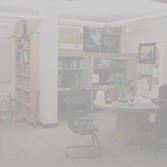
%> input picture 3-4.jpg, 167 x 167 px
$ octave script3_attempt1.m   (GNU Octave 9; MATLAB toolbox functions it lacks are replaced by stand-ins)
%> lines starting %> are read from the running program, lines starting %| are printed output that depends on the picture
clear all;
clc;
I = imread("3-4.jpg");
%> I is the input picture: size 167x167x3 uint8; mean R, G, B 180.7, 178, 175.6
Histogram = zeros(256, size(I,3));
eq_Histogram = zeros(256, size(I,3));
I_new = zeros(size(I),'uint8');
MN = size(I,1) * size(I,2);
%> MN = 27889

%I_temp = I(:);
for x=1:size(I,3)
    fprintf("x = ");
    disp(x);
    for i = 1:size(I,1)
        %fprintf("i = ");
        %disp(i);
        for j = 1:size(I,2)
            %fprintf("j = ");
            %disp(j);
            Histogram(I(i,j,x)+1,x) = Histogram(I(i,j,x)+1,x) + 1;
            % +1 ke setiap manggil Histogram karena array MatLab dimulai
            % dari 1
        end
        %disp(i);
    end

    %disp(Histogram);
    for i = 1:256
        sum = 0.0;
        for j = 1:i
            sum = sum + Histogram(j,x);
        %eq_Histogram(i) = floor(255*sum);
        eq_Histogram(i,x) = floor(256*(sum/MN));
        end
    end

    for i = 1:size(I,1)
        for j = 1:size(I,2)
            I_new(i,j,x) = eq_Histogram(I(i,j,x)+1,x)-1;
            % +1 ke setiap manggil Histogram karena array MatLab dimulai
            % dari 1
            % LALU -1 saat ngasih ke I_new supaya bisa jadi nilai 0 lagi
            % kayak gambar semestinya
        end
        %disp(i);
    end
end
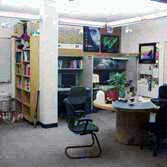
%> I_new: size 167x167x3 uint8; mean R, G, B 129.3, 129.2, 129.4
%> after the loop, Histogram = 256 rows, first 12: [0 0 0; 0 0 0; 0 0 0; 0 0 0; 0 0 0; 0 0 0; 0 0 0; 0 0 0; 0 0 0; 0 0 0; 0 0 0; 0 0 0]; eq_Histogram has the same summary as Histogram

show_img_hist(I);
%> in show_img_hist, `R=imhist(image_matrix(:,:,1));`: R = 256 values, max 1474 at index 204, min 0 at index 1, mean 108.9
%> in show_img_hist, `G=imhist(image_matrix(:,:,2));`: G = 256 values, max 1435 at index 204, min 0 at index 1, mean 108.9
%> in show_img_hist, `B=imhist(image_matrix(:,:,3));`: B = 256 values, max 1513 at index 204, min 0 at index 1, mean 108.9
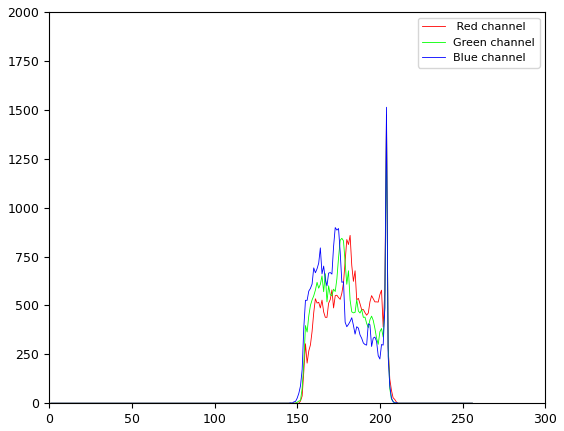
%> figure redrawn from the program's plot data; curve peaks at x = 204, y = 1474; curve peaks at x = 204, y = 1435; curve peaks at x = 204, y = 1513
show_img_hist(I_new);
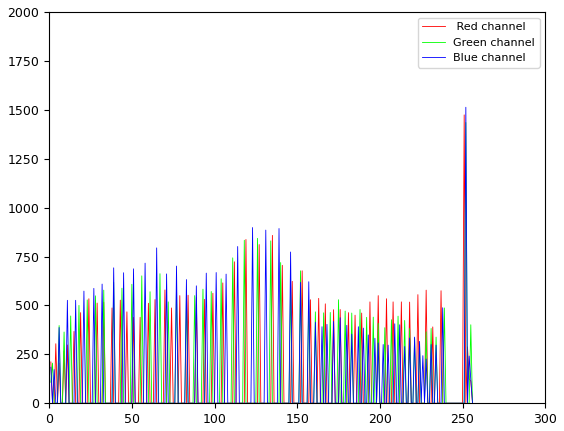
%> figure redrawn from the program's plot data; curve peaks at x = 251, y = 1474; curve peaks at x = 252, y = 1435; curve peaks at x = 252, y = 1513


function show_img_hist(image_matrix)
    figure,imshow(image_matrix);
    if size(image_matrix,3) == 3
        R=imhist(image_matrix(:,:,1));
        G=imhist(image_matrix(:,:,2));
        B=imhist(image_matrix(:,:,3));
        figure, plot(R,'r')
        hold on, plot(G,'g')
        plot(B,'b'), legend(' Red channel','Green channel','Blue channel');
        hold off,
    else
        figure,imhist(image_matrix);
    end
end

$ run again, with 1-2.jpg copied over 3-4.jpg
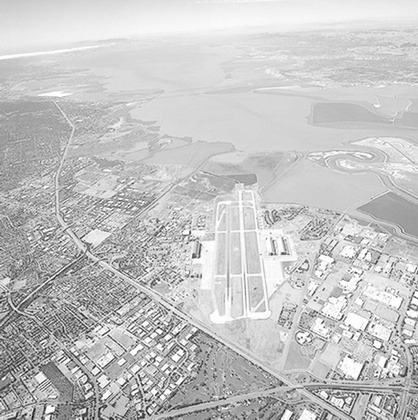
%> input picture 1-2.jpg, 418 x 420 px, shrunk from 570 x 573 before the run
%> I is the input picture: size 420x418x3 uint8; min 12, max 255, mean 196.2
%> after the loop `for x=1:size(I,3)`:
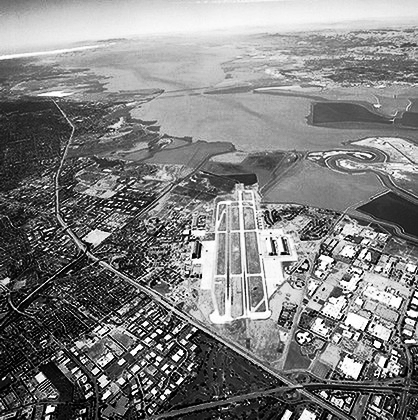
%> I_new: size 420x418x3 uint8; min 0, max 255, mean 127.8
%> after the loop `for x=1:size(I,3)`: Histogram = 256 rows, first 12: [0 0 0; 0 0 0; 0 0 0; 0 0 0; 0 0 0; 0 0 0; 0 0 0; 0 0 0; 0 0 0; 0 0 0; 0 0 0; 0 0 0]; eq_Histogram has the same summary as Histogram
%> R = 256 values, max 3769 at index 215, min 0 at index 1, mean 685.8
%> G has the same summary as R
%> B has the same summary as R
%> `show_img_hist(I_new);`:
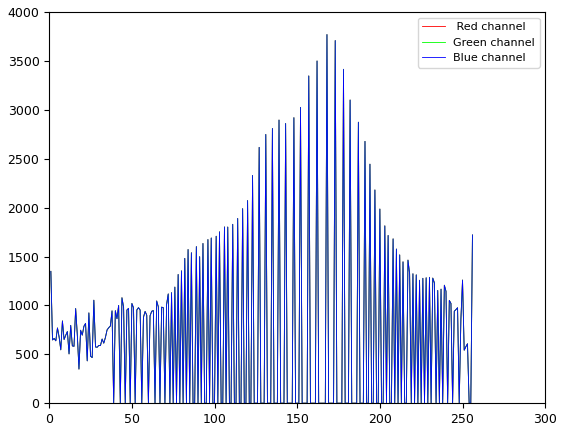
%> figure redrawn from the program's plot data; curve peaks at x = 168, y = 3769

$ run again, with 1-3.jpg copied over 3-4.jpg
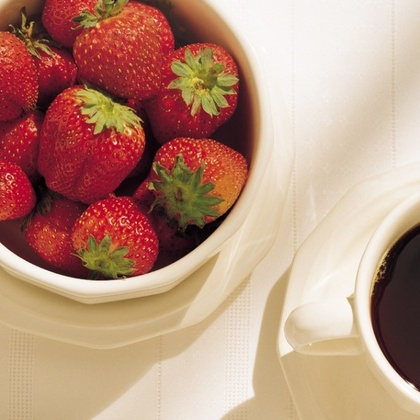
%> input picture 1-3.jpg, 420 x 420 px, shrunk from 629 x 629 before the run
%> I is the input picture: size 420x420x3 uint8; mean R, G, B 185.5, 145, 125.6
%> after the loop `for x=1:size(I,3)`:
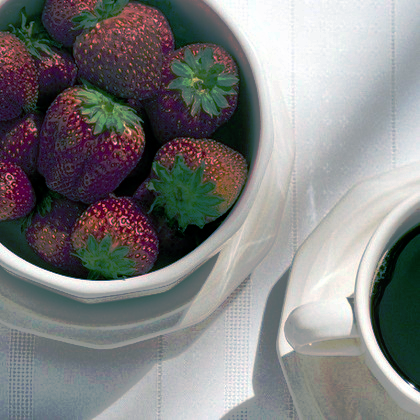
%> I_new: size 420x420x3 uint8; mean R, G, B 127.6, 127.4, 127.3
%> after the loop `for x=1:size(I,3)`: Histogram = 256 rows, first 12: [6 149 168; 4 92 42; 5 117 54; 6 142 60; 8 212 85; 20 274 112; 22 356 123; 26 354 145; 39 428 200; 38 433 220; 42 461 259; 49 498 257]; eq_Histogram = 256 rows, first 12: [0 0 0; 0 0 0; 0 0 0; 0 0 0; 0 1 0; 0 1 0; 0 1 0; 0 2 1; 0 3 1; 0 3 1; 0 4 2; 0 5 2]
%> R = 256 values, max 3633 at index 204, min 4 at index 2, mean 689.1
%> G = 256 values, max 3019 at index 175, min 4 at index 256, mean 689.1
%> B = 256 values, max 2830 at index 36, min 0 at index 255, mean 689.1
%> `show_img_hist(I_new);`:
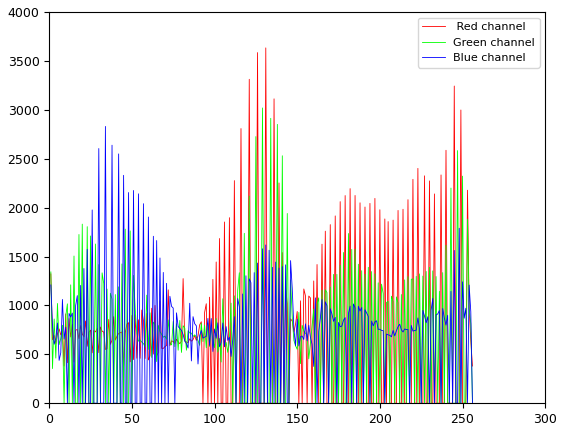
%> figure redrawn from the program's plot data; curve peaks at x = 131, y = 3633; curve peaks at x = 129, y = 3019; curve peaks at x = 34, y = 2830

$ run again, with 1-4.jpg copied over 3-4.jpg
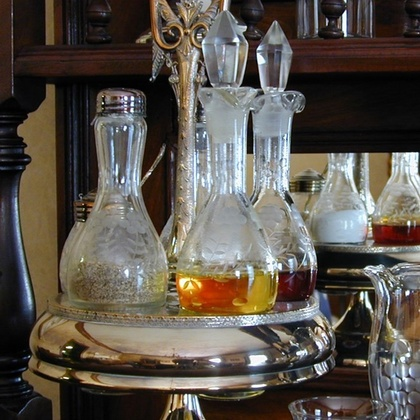
%> input picture 1-4.jpg, 420 x 420 px, shrunk from 654 x 654 before the run
%> I is the input picture: size 420x420x3 uint8; mean R, G, B 91, 84, 75.7
%> after the loop `for x=1:size(I,3)`:
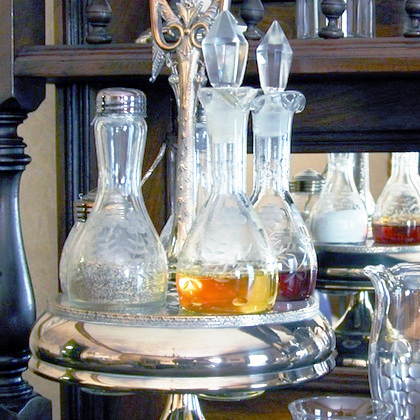
%> I_new: size 420x420x3 uint8; mean R, G, B 127.2, 127.4, 127.5
%> after the loop `for x=1:size(I,3)`: Histogram = 256 rows, first 12: [206 125 1727; 316 307 846; 655 664 1206; 1058 1113 1670; 1472 1568 2067; 1457 1515 2396; 1473 1711 2660; 1681 1954 3240; 1974 2073 3727; 1898 2204 3992; 1942 2335 4219; 1793 2412 4258]; eq_Histogram = 256 rows, first 12: [0 0 2; 0 0 3; 1 1 5; 3 3 7; 5 5 10; 7 7 14; 9 10 18; 12 12 22; 14 16 28; 17 19 34; 20 22 40; 23 26 46]
%> R = 256 values, max 1974 at index 9, min 15 at index 255, mean 689.1
%> G = 256 values, max 3008 at index 16, min 71 at index 240, mean 689.1
%> B = 256 values, max 4258 at index 12, min 72 at index 241, mean 689.1
%> `show_img_hist(I_new);`:
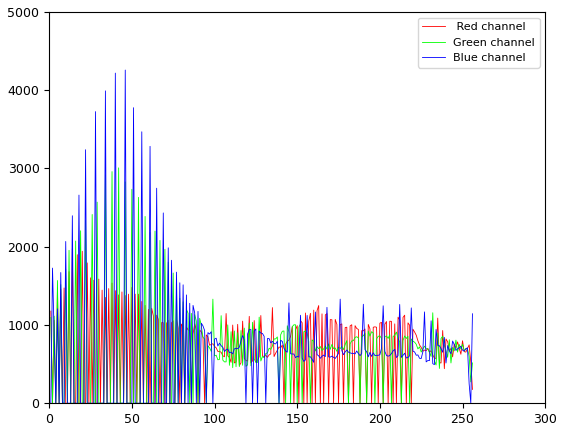
%> figure redrawn from the program's plot data; curve peaks at x = 14, y = 1974; curve peaks at x = 42, y = 3008; curve peaks at x = 46, y = 4258
